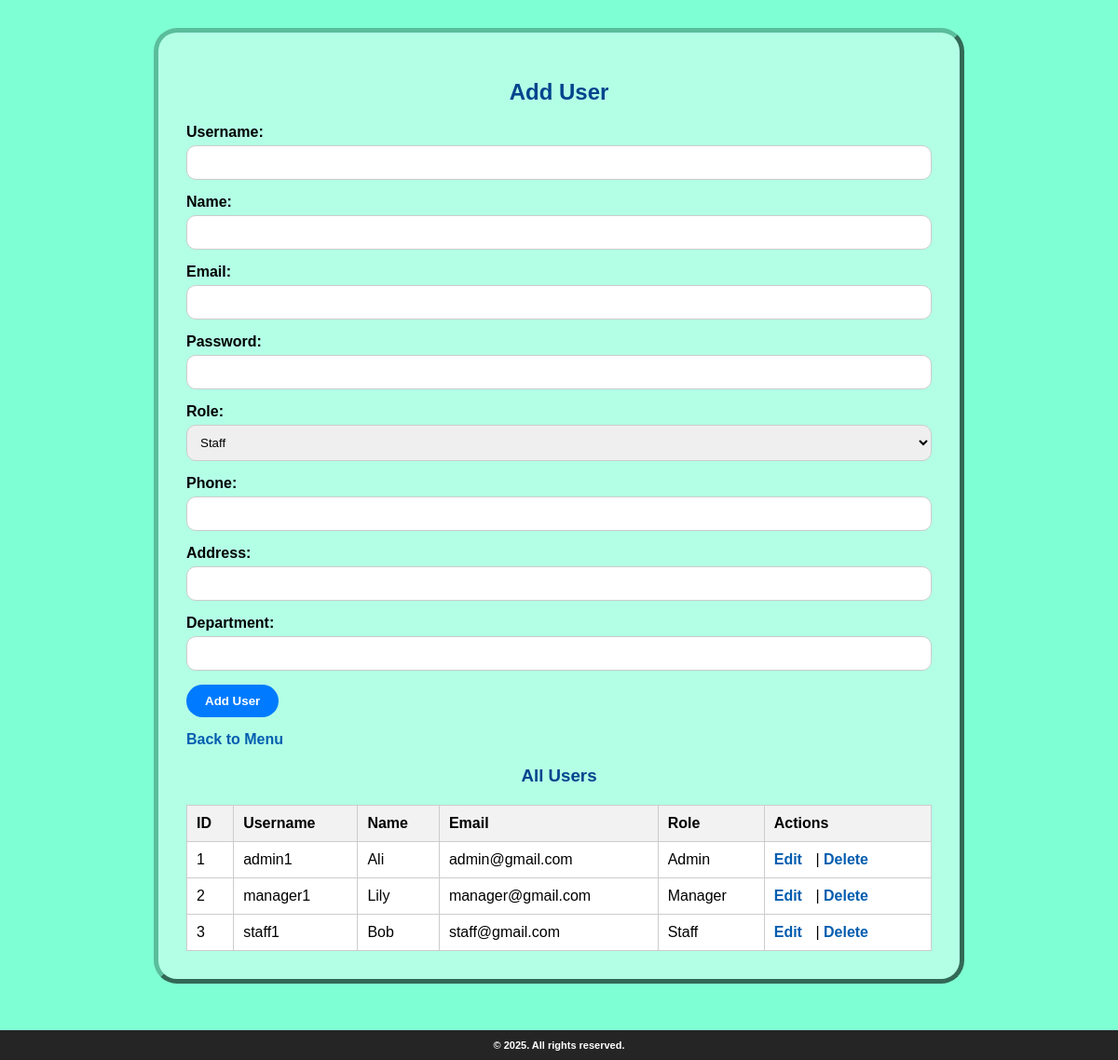
The page /admin_user.php (signed in) on the database its author committed.
### tables this page shows
CREATE TABLE `users` (
  `id` int(11) NOT NULL,
  `username` varchar(50) NOT NULL,
  `password` varchar(255) NOT NULL,
  `name` varchar(100) DEFAULT NULL,
  `email` varchar(100) DEFAULT NULL,
  `role` enum('admin','manager','staff') NOT NULL
);

### admin_user.php (the view, shortened to what this page needs)
<?php
require_once('config.php');
$edit_mode = false;
$username = '';
$name = '';
$email = '';
$role = 'staff';
$phone = '';
$address = '';
$department = '';
?>
<?php
if ($edit_mode) {
    $heading = "Edit User";
} else {
    $heading = "Add User";
}
?>
<!DOCTYPE html>
<html lang="en">
<head>
    <link rel="stylesheet" href="style.css">
</head>
<body>
<div class="adminContainer">
    <h2><?php echo $heading; ?></h2>
    <form method="POST">
        <label>Username:</label>
        <input type="text" name="username" value="<?php echo $username; ?>" required>
        <label>Name:</label>
        <input type="text" name="name" value="<?php echo $name; ?>" required>
        <label>Email:</label>
        <input type="email" name="email" value="<?php echo $email; ?>" required>
        <?php if (!$edit_mode): ?>
            <label>Password:</label>
            <input type="password" name="password" required>
        <?php endif; ?>
        <label>Role:</label>
        <select name="role">
            <option value="staff" <?php if ($role == 'staff') echo 'selected'; ?>>Staff</option>
        </select>
        <label>Phone:</label>
        <input type="text" name="phone" value="<?php echo $phone; ?>">
        <label>Address:</label>
        <input type="text" name="address" value="<?php echo $address; ?>">
        <label>Department:</label>
        <input type="text" name="department" value="<?php echo $department; ?>">
        <button type="submit"><?php echo $edit_mode ? "Update User" : "Add User"; ?></button>
    </form>
    <a class="back-link" href="menu.php">Back to Menu</a>
    <h3>All Users</h3>
    <table>
        <tr>
            <th>ID</th>
            <th>Username</th>
            <th>Name</th>
            <th>Email</th>
            <th>Role</th>
            <th>Actions</th>
        </tr>
        <?php
        $result = $conn->query("SELECT * FROM users");
        while ($row = $result->fetch_assoc()) {
            echo "<tr>";
            echo "<td>" . $row['id'] . "</td>";
            echo "<td>" . $row['username'] . "</td>";
            echo "<td>" . $row['name'] . "</td>";
            echo "<td>" . $row['email'] . "</td>";
            echo "<td>" . ucfirst($row['role']) . "</td>";
            echo "<td class='actions'>";
            echo "<a href='?edit=" . $row['id'] . "'>Edit</a> | ";
            echo "<a href='?delete=" . $row['id'] . "' onclick=\"return confirm('Are you sure?');\">Delete</a>";
            echo "</td>";
            echo "</tr>";
        }
        ?>
    </table>
</div>
<div class="footer">
        <span class="copyright">© 2025. All rights reserved.</span>
    </div>
</body>
</html>

### style.css (style rules this page uses)
html, body { height: 100%; margin: 0; padding: 0; display: flex; flex-direction: column; font-family: Arial, sans-serif; }
body { background-color: aquamarine; }
.footer { background-color: rgb(37, 37, 37); font-size: 11px; text-align: center; padding: 10px; font-weight: bolder; color: white; margin-top: 20px; }

### admin_user.php (style rules this page uses)
.adminContainer { max-width: 800px; margin: 30px auto; padding: 30px; background-color: rgb(179, 255, 230); border-radius: 25px; border: 5px outset; border-top-color: rgb(90, 189, 156); border-left-color: rgb(90, 189, 156); border-right-color: rgb(90, 189, 156); border-bottom-color: rgb(90, 189, 156); }
.adminContainer h2, .adminContainer h3 { color: #00448d; font-weight: 900; text-align: center; }
form label { font-weight: bold; }
form input[type="text"], form input[type="email"], form input[type="password"], form select { width: 100%; padding: 10px; margin-top: 5px; margin-bottom: 15px; border-radius: 10px; border: 1px solid #ccc; box-sizing: border-box; }
button { padding: 10px 20px; background: #007bff; color: white; border: none; cursor: pointer; font-weight: bold; border-radius: 25px; }
a { color: #035daf; text-decoration: none; font-weight: bold; }
.back-link { margin-top: 15px; display: block; }
table { border-collapse: collapse; width: 100%; margin-top: 20px; }
th, td { border: 1px solid #ccc; padding: 10px; text-align: left; background-color: rgb(255, 255, 255); }
th { background-color: #f2f2f2; }
.actions a { margin-right: 10px; }

### rows shown on the page
users: id "1", username "admin1", name "Ali", email "admin@gmail.com", role "Admin"
users: id "2", username "manager1", name "Lily", email "manager@gmail.com", role "Manager"
users: id "3", username "staff1", name "Bob", email "staff@gmail.com", role "Staff"

### other values the page prints
$heading "Add User"
